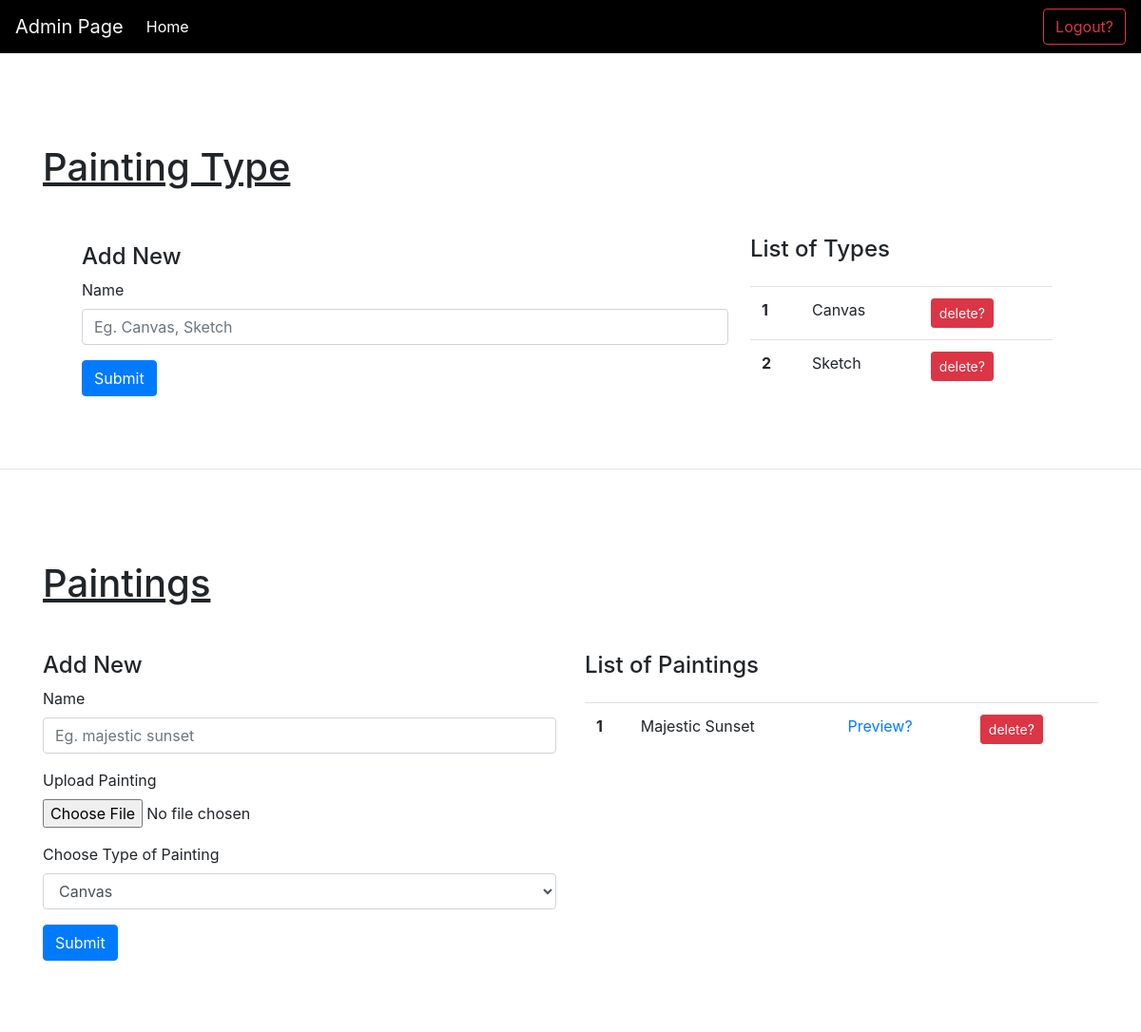
/adminpage/admin-page, run on an earlier commit of the app's database.
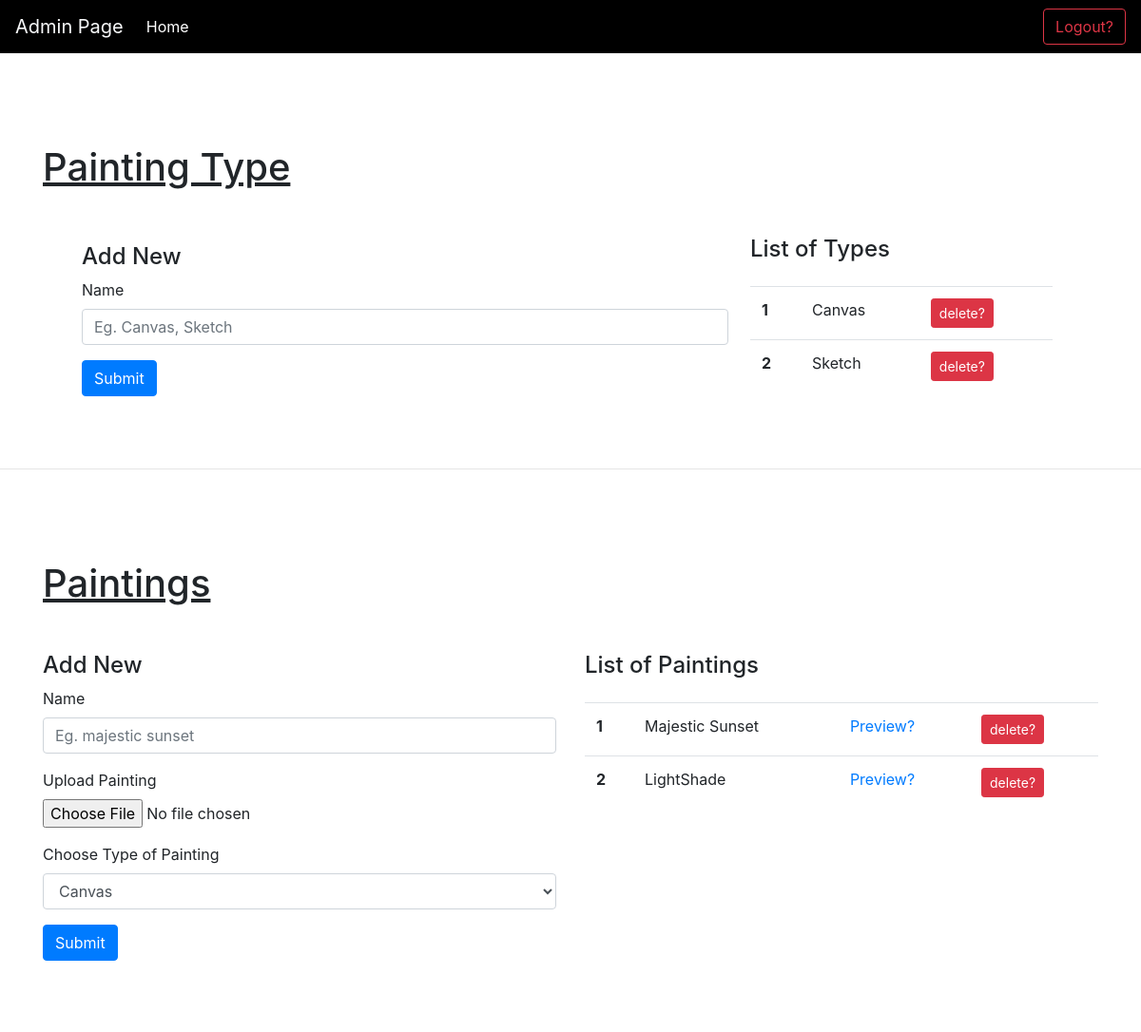
And on a later commit of the database.
### basic/models.py (models this page shows)
class PostType(models.Model):
    name = models.CharField(max_length=100)
    def __str__(self):
        return self.name

class Posts(models.Model):
    post_type = models.ForeignKey(PostType , on_delete=models.CASCADE , null=True , blank=True)
    name = models.CharField(max_length=100)
    image = models.ImageField(upload_to='images/')

### admin_app/views.py (the view)
# urls.py: path('admin-page', admin_page , name='admin_page'),
def admin_page(request):
    posts = Posts.objects.all()
    post_types = PostType.objects.all()
    print(post_types)
    context = {
        'posts': posts,
        'post_types': post_types
    }
    return render(request , 'adminpage.html', context=context)

### templates/adminpage.html (shortened to what the changed rows need)
<!doctype html>
<html lang="en">
  <head>
    <link rel="stylesheet" href="https://cdn.jsdelivr.net/npm/bootstrap@4.0.0/dist/css/bootstrap.min.css">
  </head>
  <body style="background: url('https://wallpapers.com/images/featured/black-clouds-background-87utstxo0bgqdgh8.jpg') top right no-repeat; ">
    <div class='container mt-5 bg-white py-5'>
        <h1><u>Painting Type</u></h1>
            <div class='row mt-5 px-5'>
                <div class='col-sm-4 border-sm-top'>
                    {% if post_types %}
                        <table class="table mt-4">
                        <tbody>
                            {% for i in post_types %}
                            <tr>
                                <th scope="row">{{forloop.counter}}</th>
                                <td>{{i.name}}</td>
                                <td><a href="{% url 'delete_post_type' i.id %}" class='btn btn-sm btn-danger'>delete?</a></td>
                            </tr>
                            {% endfor %}
                        </tbody>
                      </table>
                    {% else %}
                      <h5 class='mt-4'>No Painting Types Anymore</h5>
                    {% endif %}
                </div>
            </div>
    </div>
    <div class='container my-5 bg-white py-5'>
        <h1><u>Paintings</u></h1>
            <div class='row mt-5'>
                <div class='col-sm-6'>
                    {% if posts %}
                        <table class="table mt-4">
                        <tbody>
                            {% for i in posts %}
                            <tr>
                                <th scope="row">{{forloop.counter}}</th>
                                <td>{{i.name}}</td>
                                <td><a href="{{i.image.url}}">Preview?</a></td>
                                <td><a href="{% url 'delete_post' i.id %}" class='btn btn-sm btn-danger'>delete?</a></td>
                            </tr>
                            {% endfor %}
                        </tbody>
                      </table>
                    {% else %}
                      <h5 class='mt-4'>No Painting Yet</h5>
                    {% endif %}
                </div>
            </div>
    </div>
  </body>
</html>

What changed in the data, as far as the page shows it:
added Posts: name "LightShade"
